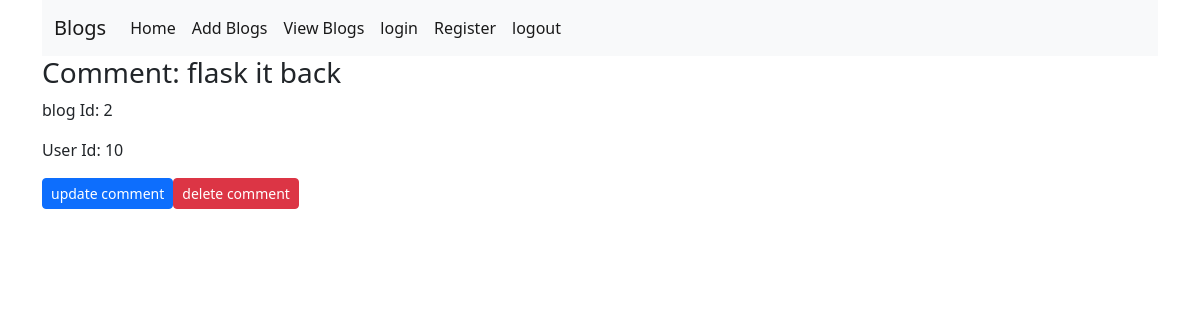
Page /comment/4 on the committed database.
### app/main/models.py (models this page shows, shortened)
class BaseModel():
    def create(self):
        db.session.add(self)
        db.session.commit()

class Comment(BaseModel, db.Model):
    id = db.Column(db.Integer, primary_key=True)
    comment = db.Column(db.String(1000), nullable=False)
    blog_id = db.Column(db.Integer, db.ForeignKey('blog.id'))
    user_id = db.Column(db.Integer, db.ForeignKey('user.id'))

### app/main/views.py (the view)
@main.route('/comment/<int:id>', methods=['GET'])
def get_comment(id):
    comment = Comment.query.filter_by(id=id).first()
    return render_template('singleComment.html', comment=comment)

### app/templates/singleComment.html
{% extends 'base.html' %} {% block main_content %}
<h3>Comment: {{comment.comment}}</h3>
<p>blog Id: {{comment.blog_id}}</p>
<p>User Id: {{comment.user_id}}</p>
<div class="d-flex">
<a
  class="btn btn-primary btn-sm"
  href="{{ url_for( 'main.update_comment' , id=comment.id ) }}"
>
  <img src="" alt="" />update comment
</a>
<a
  class="btn btn-danger btn-sm"
  href="{{ url_for( 'main.delete_comment' , id=comment.id ) }}"
>
  <img src="" alt="" />delete comment
</a>
</div>
{% endblock %}

### rows in the picture
Comment: comment "flask it back", blog_id "2", user_id "10"
